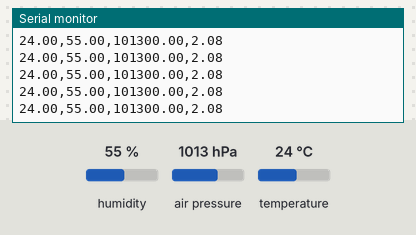
Bench run of a sketch on a simulated Arduino Uno, built with avr-gcc and run on an emulated ATmega328P. Shown: the last lines printed to the serial monitor. The inputs (shaded band) are chosen by the test bench; at power-on: humidity 55 %, air pressure 1013 hPa, temperature 24 °C.

Above: at 1.2 s.
1.3 s: humidity set to 22 %
At 2.0 s:
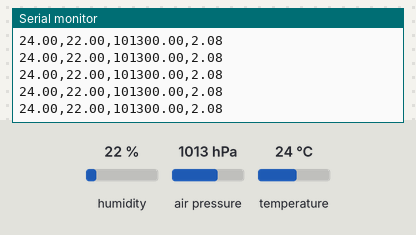
4.3 s: air pressure set to 952 hPa
At 5.0 s:
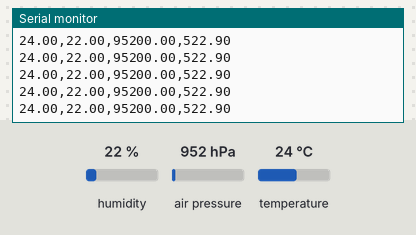
7.3 s: air pressure set to 1000 hPa
At 8.3 s:
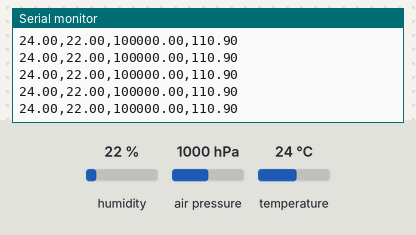
10.3 s: temperature set to 12 °C
At 10.9 s:
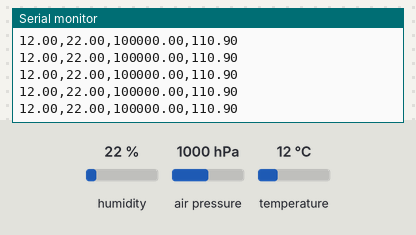
Timing chart, 0 to 12.8 s (numbered marks = the images above; inputs shaded):
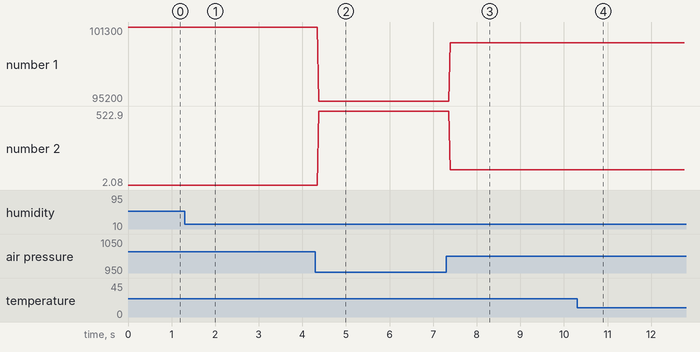

Measured:
- after the input at 1.3 s, the serial monitor: prints a new line after 0.07 s (image 1)
- after the input at 4.3 s, the serial monitor: prints a new line after 0.07 s (image 2)
- after the input at 7.3 s, the serial monitor: prints a new line after 0.09 s (image 3)
- after the input at 10.3 s, the serial monitor: prints a new line after 0.09 s (image 4)
- plotted number 1: 101300 → 95200 after the input at 4.3 s, 95200 → 100000 after the input at 7.3 s
- plotted number 2: 2.08 → 522.9 after the input at 4.3 s, 522.9 → 110.9 after the input at 7.3 s

The sketch:

bme280_simple_test.ino
```cpp
#include <Wire.h>
#include <SPI.h>
#include <Adafruit_Sensor.h>
#include <Adafruit_BME280.h>

#define SEALEVELPRESSURE_HPA (1013.25)
Adafruit_BME280 bme; // I2C

void setup() {
    Serial.begin(9600);
    if (!bme.begin()) {
        Serial.println("Could not find a valid BME280 sensor, check wiring!");
        while (1);
    }
}


void loop() {
  String vars = "";
  vars += String(bme.readTemperature());
  vars += ",";
  vars += String(bme.readHumidity());
  vars += ",";
  vars += String(bme.readPressure());
  vars += ",";
  vars += String(bme.readAltitude(SEALEVELPRESSURE_HPA));
  Serial.println(vars);
}
```
